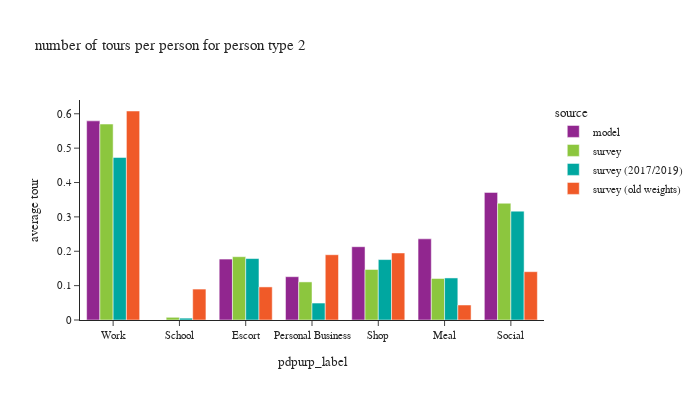

Notebook cell for this chart:
### Code cell
plot_by_pptyp(df_tour, '2')

### Figure 1 — Plotly figure (JSON) as saved in the notebook; plotly's stock layout.template omitted (floating-point values rounded to 4 significant figures)
{"data": [{"alignmentgroup": "True", "hovertemplate": "source=model<br>pdpurp_label=%{x}<br>average tour=%{y}<extra></extra>", "legendgroup": "model", "marker": {"color": "#91268F", "pattern": {"shape": ""}}, "name": "model", "offsetgroup": "model", "orientation": "v", "showlegend": true, "textposition": "auto", "type": "bar", "x": ["Work", "School", "Escort", "Personal Business", "Shop", "Meal", "Social"], "xaxis": "x", "y": [0.5794, 0.0, 0.1773, 0.126, 0.2132, 0.2362, 0.3713], "yaxis": "y"}, {"alignmentgroup": "True", "hovertemplate": "source=survey<br>pdpurp_label=%{x}<br>average tour=%{y}<extra></extra>", "legendgroup": "survey", "marker": {"color": "#8CC63E", "pattern": {"shape": ""}}, "name": "survey", "offsetgroup": "survey", "orientation": "v", "showlegend": true, "textposition": "auto", "type": "bar", "x": ["Work", "School", "Escort", "Personal Business", "Shop", "Meal", "Social"], "xaxis": "x", "y": [0.5701, 0.007855, 0.1842, 0.1108, 0.147, 0.1208, 0.3397], "yaxis": "y"}, {"alignmentgroup": "True", "hovertemplate": "source=survey (2017/2019)<br>pdpurp_label=%{x}<br>average tour=%{y}<extra></extra>", "legendgroup": "survey (2017/2019)", "marker": {"color": "#00A7A0", "pattern": {"shape": ""}}, "name": "survey (2017/2019)", "offsetgroup": "survey (2017/2019)", "orientation": "v", "showlegend": true, "textposition": "auto", "type": "bar", "x": ["Work", "School", "Escort", "Personal Business", "Shop", "Meal", "Social"], "xaxis": "x", "y": [0.473, 0.005399, 0.1788, 0.04936, 0.1758, 0.1224, 0.3167], "yaxis": "y"}, {"alignmentgroup": "True", "hovertemplate": "source=survey (old weights)<br>pdpurp_label=%{x}<br>average tour=%{y}<extra></extra>", "legendgroup": "survey (old weights)", "marker": {"color": "#F05A28", "pattern": {"shape": ""}}, "name": "survey (old weights)", "offsetgroup": "survey (old weights)", "orientation": "v", "showlegend": true, "textposition": "auto", "type": "bar", "x": ["Work", "School", "Escort", "Personal Business", "Shop", "Meal", "Social"], "xaxis": "x", "y": [0.6081, 0.08999, 0.09628, 0.1899, 0.1951, 0.04364, 0.1406], "yaxis": "y"}], "layout": {"barmode": "group", "font": {"size": 11}, "height": 400, "legend": {"title": {"text": "source"}, "tracegroupgap": 0}, "title": {"text": "number of tours per person for person type 2"}, "width": 700, "xaxis": {"anchor": "y", "domain": [0.0, 1.0], "title": {"text": "pdpurp_label"}}, "yaxis": {"anchor": "x", "domain": [0.0, 1.0], "tickformat": ".2", "title": {"text": "average tour"}}}}
